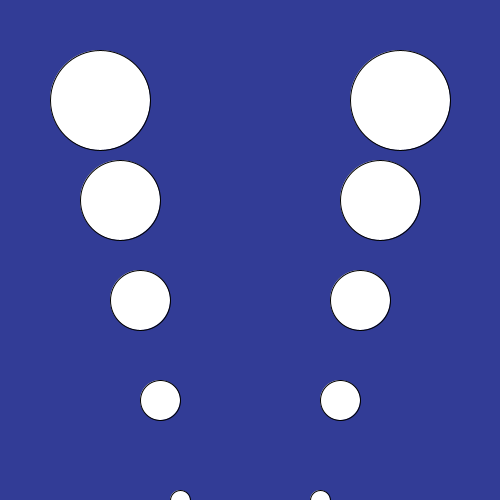
Frame 1 (no input)
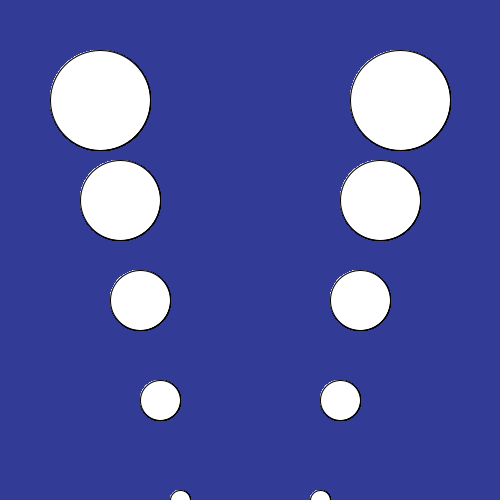
Frame 60 (the mouse pressed at the canvas centre just before this capture)
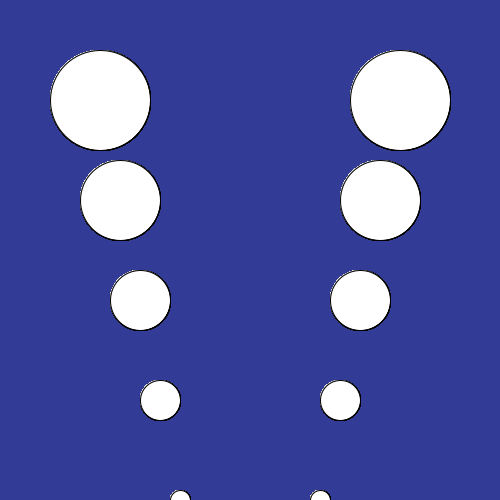
Frame 120 (the mouse held since frame 60 and released just before this capture)

The Processing sketch that drew these frames (run headless with seeded random() and noise(); from frame 60 on, the mouse is pressed at the canvas centre):

// Processing sketch: processing_163868
// ── processing_163868.pde

//operation occurs once and is stagnant
void setup(){
  //the size of the frame
  size(500,500);
  //background color in void setup allows for "drawing" when mouseX is involved
  background(50,60,150);
}
//operations "loop"
void draw(){
  //creates an ellipse as (x,y,width,height)
  ellipse(400,100,100,100);
  ellipse(100,100,100,100);
  ellipse(380,200,80,80);
  ellipse(120,200,80,80);
  ellipse(360,300,60,60);
  ellipse(140,300,60,60);
  ellipse(340,400,40,40);
  ellipse(160,400,40,40);
  ellipse(320,500,20,20);
  ellipse(180,500,20,20);
}
